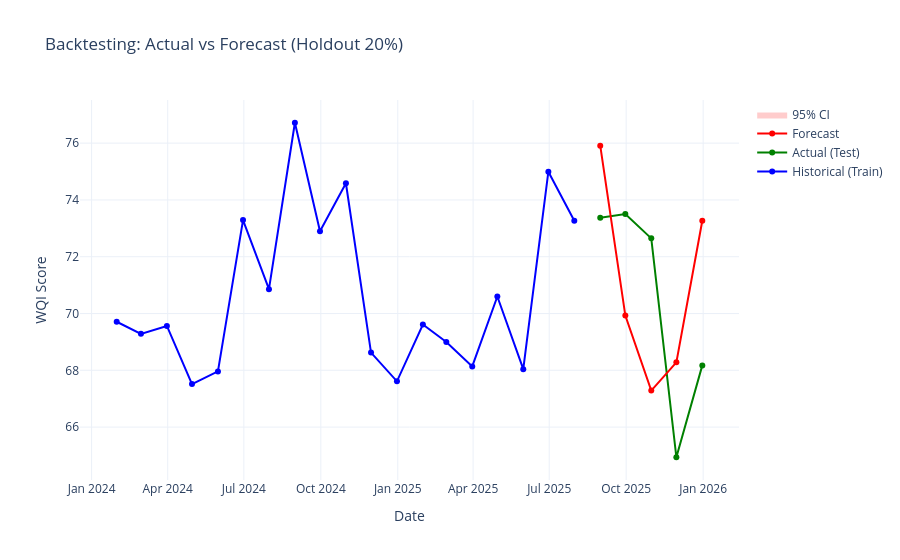
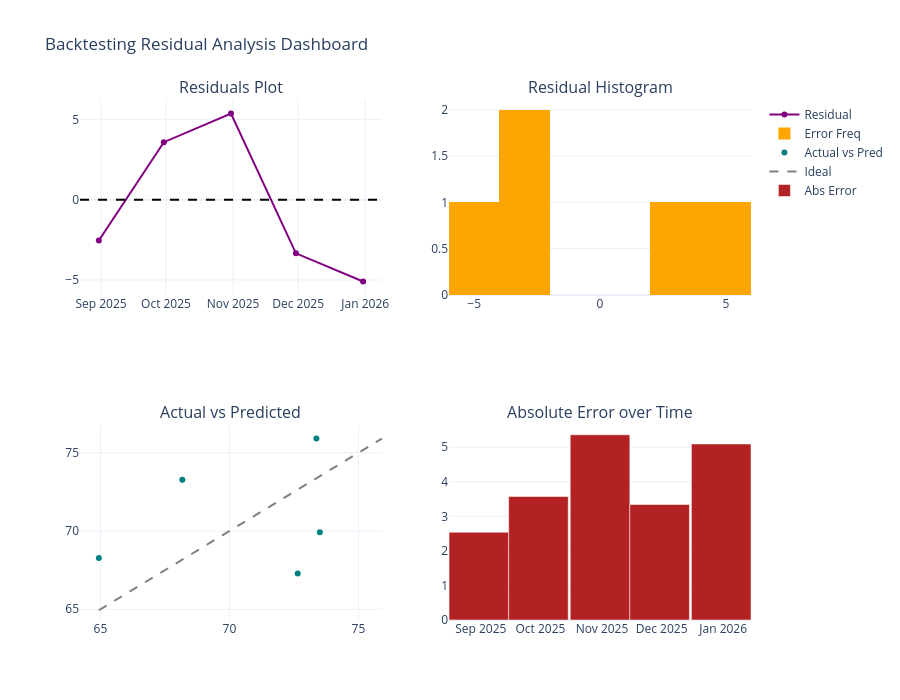

Notebook cell for these charts, in order:
### Markdown cell above
## 8. Proper Backtesting Evaluation

### Code cell
import plotly.express as px
from plotly.subplots import make_subplots
import numpy as np
import pandas as pd
from sklearn.metrics import r2_score
from IPython.display import display

# 80/20 chronological split based on the FULL dataset
n_total = len(df_prophet)
n_train = int(n_total * 0.8)
train_backtest = df_prophet.iloc[:n_train]
test_backtest = df_prophet.iloc[n_train:]

print(f"Total periods: {n_total}")
print(f"Train periods: {len(train_backtest)}")
print(f"Test periods: {len(test_backtest)}")
print(f"Best Model selected for Backtesting: {best_model_name}")

pred_test = None
pred_lower = None
pred_upper = None

# We must ensure pred_test exactly matches len(test_backtest)
def align_predictions(preds, target_len, last_val):
    if len(preds) == target_len:
        return preds
    elif len(preds) > target_len:
        return preds[-target_len:]
    else:
        diff = target_len - len(preds)
        return np.concatenate((preds, np.full(diff, last_val)))

if best_model_name == 'Prophet':
    bt_model = Prophet(yearly_seasonality=True)
    bt_model.fit(train_backtest)
    future_bt = bt_model.make_future_dataframe(periods=len(test_backtest), freq='ME')
    forecast_bt = bt_model.predict(future_bt)
    
    pred_test = forecast_bt['yhat'].iloc[-len(test_backtest):].values
    pred_lower = forecast_bt['yhat_lower'].iloc[-len(test_backtest):].values
    pred_upper = forecast_bt['yhat_upper'].iloc[-len(test_backtest):].values
    
elif best_model_name == 'SARIMA':
    bt_model = SARIMAX(train_backtest['y'].values, order=(1, 1, 1), seasonal_order=(1, 1, 1, 12) if len(train_backtest) >= 24 else (0, 0, 0, 0))
    bt_fit = bt_model.fit(disp=False)
    fc = bt_fit.get_forecast(steps=len(test_backtest))
    pred_test = fc.predicted_mean
    pred_lower = fc.conf_int(alpha=0.05)[:, 0]
    pred_upper = fc.conf_int(alpha=0.05)[:, 1]
    
elif best_model_name == 'Holt-Winters':
    seasonal_periods = 12 if len(train_backtest) >= 24 else None
    seasonal = 'add' if seasonal_periods else None
    bt_model = ExponentialSmoothing(train_backtest['y'].values, trend='add', seasonal=seasonal, seasonal_periods=seasonal_periods)
    bt_fit = bt_model.fit()
    pred_test = bt_fit.forecast(steps=len(test_backtest))
    std = np.std(bt_fit.resid)
    pred_lower = pred_test - 1.96 * std
    pred_upper = pred_test + 1.96 * std
    
elif best_model_name == 'XGBoost':
    bt_model = xgb.XGBRegressor(n_estimators=100, learning_rate=0.1, objective='reg:squarederror')
    bt_model.fit(X_train_ml, y_train_ml)
    preds = bt_model.predict(X_test_ml)
    pred_test = align_predictions(preds, len(test_backtest), train_backtest['y'].values[-1])
    std = np.std(y_train_ml.values - bt_model.predict(X_train_ml))
    pred_lower = pred_test - 1.96 * std
    pred_upper = pred_test + 1.96 * std
    
elif best_model_name == 'LSTM':
    preds = pred_lstm
    pred_test = align_predictions(preds, len(test_backtest), train_backtest['y'].values[-1])
    
    # Calculate std from training set for CI
    pred_train_lstm = scaler.inverse_transform(model_lstm(X_train_t).detach().numpy()).flatten()
    y_train_lstm_inv = scaler.inverse_transform(y_train_t.numpy()).flatten()
    std = np.std(y_train_lstm_inv - pred_train_lstm)
    pred_lower = pred_test - 1.96 * std
    pred_upper = pred_test + 1.96 * std
    
elif best_model_name == 'VAR':
    preds = pred_var
    pred_test = align_predictions(preds, len(test_backtest), train_backtest['y'].values[-1])
    # Approximate std based on test errors for var since we don't have train residuals easily
    std = np.std(test_var['WQI_al_score'].values - pred_var)
    pred_lower = pred_test - 1.96 * std
    pred_upper = pred_test + 1.96 * std
    
else:
    # Fallback
    pred_test = np.full(len(test_backtest), train_backtest['y'].values[-1])
    pred_lower = pred_test - 5
    pred_upper = pred_test + 5

actual = test_backtest['y'].values
error = actual - pred_test
abs_error = np.abs(error)
pct_error = (abs_error / actual) * 100

compare_df = pd.DataFrame({
    'Date': test_backtest['ds'].dt.date,
    'Actual': actual,
    'Forecast': np.round(pred_test, 2),
    'Error': np.round(error, 2),
    'Absolute Error': np.round(abs_error, 2),
    'Percentage Error (%)': np.round(pct_error, 2)
})

print("\nTop 5 Largest Prediction Errors:")
display(compare_df.sort_values(by='Absolute Error', ascending=False).head(5))

def smape(A, F):
    return 100/len(A) * np.sum(2 * np.abs(F - A) / (np.abs(A) + np.abs(F)))

bt_metrics = {
    'MAE': np.mean(abs_error),
    'RMSE': np.sqrt(np.mean(error**2)),
    'MAPE': np.mean(pct_error),
    'SMAPE': smape(actual, pred_test),
    'R2': r2_score(actual, pred_test)
}

print("\n--- Backtesting Evaluation Metrics on Holdout Set ---")
for k, v in bt_metrics.items():
    print(f"{k}: {v:.3f}")

# 1. Actual vs Forecast Line Chart
fig1 = go.Figure()
fig1.add_trace(go.Scatter(x=train_backtest['ds'], y=train_backtest['y'], mode='lines+markers', name='Historical (Train)', marker=dict(color='blue')))
fig1.add_trace(go.Scatter(x=test_backtest['ds'], y=actual, mode='lines+markers', name='Actual (Test)', marker=dict(color='green')))

# Setup hover text for forecast line to include Date, Actual, Forecast, Error
hover_text = [f"Date: {d}<br>Actual: {a:.2f}<br>Forecast: {f:.2f}<br>Error: {e:.2f}" 
              for d, a, f, e in zip(test_backtest['ds'].dt.date, actual, pred_test, error)]

fig1.add_trace(go.Scatter(
    x=test_backtest['ds'], y=pred_test, 
    mode='lines+markers', name='Forecast', 
    marker=dict(color='red'),
    text=hover_text, hoverinfo="text"
))
fig1.add_trace(go.Scatter(x=test_backtest['ds'], y=pred_upper, mode='lines', line=dict(width=0), showlegend=False, hoverinfo='skip'))
fig1.add_trace(go.Scatter(x=test_backtest['ds'], y=pred_lower, mode='lines', fill='tonexty', fillcolor='rgba(255, 0, 0, 0.2)', line=dict(width=0), name='95% CI', hoverinfo='skip'))
fig1.update_layout(title="Backtesting: Actual vs Forecast (Holdout 20%)", xaxis_title="Date", yaxis_title="WQI Score", template="plotly_white", hovermode="closest")
fig1.show()

# 2. Residual Analysis Dashboard
fig2 = make_subplots(rows=2, cols=2, subplot_titles=("Residuals Plot", "Residual Histogram", "Actual vs Predicted", "Absolute Error over Time"))
fig2.add_trace(go.Scatter(x=test_backtest['ds'], y=error, mode='lines+markers', name='Residual', marker=dict(color='purple')), row=1, col=1)
fig2.add_hline(y=0, line_dash="dash", line_color="black", row=1, col=1)
fig2.add_trace(go.Histogram(x=error, name='Error Freq', nbinsx=10, marker=dict(color='orange')), row=1, col=2)
fig2.add_trace(go.Scatter(x=actual, y=pred_test, mode='markers', name='Actual vs Pred', marker=dict(color='teal')), row=2, col=1)
min_v = min(min(actual), min(pred_test))
max_v = max(max(actual), max(pred_test))
fig2.add_trace(go.Scatter(x=[min_v, max_v], y=[min_v, max_v], mode='lines', line=dict(dash='dash', color='gray'), name='Ideal'), row=2, col=1)
fig2.add_trace(go.Bar(x=test_backtest['ds'], y=abs_error, name='Abs Error', marker=dict(color='firebrick')), row=2, col=2)
fig2.update_layout(title_text="Backtesting Residual Analysis Dashboard", height=700, template="plotly_white")
fig2.show()

### Figure 1 — Plotly figure (JSON) as saved in the notebook; plotly's stock layout.template omitted (floating-point values rounded to 4 significant figures)
{"data": [{"marker": {"color": "blue"}, "mode": "lines+markers", "name": "Historical (Train)", "type": "scatter", "x": ["2024-01-31T00:00:00.000000", "2024-02-29T00:00:00.000000", "2024-03-31T00:00:00.000000", "2024-04-30T00:00:00.000000", "2024-05-31T00:00:00.000000", "2024-06-30T00:00:00.000000", "2024-07-31T00:00:00.000000", "2024-08-31T00:00:00.000000", "2024-09-30T00:00:00.000000", "2024-10-31T00:00:00.000000", "2024-11-30T00:00:00.000000", "2024-12-31T00:00:00.000000", "2025-01-31T00:00:00.000000", "2025-02-28T00:00:00.000000", "2025-03-31T00:00:00.000000", "2025-04-30T00:00:00.000000", "2025-05-31T00:00:00.000000", "2025-06-30T00:00:00.000000", "2025-07-31T00:00:00.000000"], "y": [69.71, 69.28, 69.56, 67.52, 67.96, 73.29, 70.86, 76.72, 72.9, 74.59, 68.62, 67.61, 69.61, 69.0, 68.14, 70.6, 68.04, 74.99, 73.27]}, {"marker": {"color": "green"}, "mode": "lines+markers", "name": "Actual (Test)", "type": "scatter", "x": ["2025-08-31T00:00:00.000000", "2025-09-30T00:00:00.000000", "2025-10-31T00:00:00.000000", "2025-11-30T00:00:00.000000", "2025-12-31T00:00:00.000000"], "y": [73.37, 73.5, 72.65, 64.94, 68.17]}, {"hoverinfo": "text", "marker": {"color": "red"}, "mode": "lines+markers", "name": "Forecast", "text": ["Date: 2025-08-31<br>Actual: 73.37<br>Forecast: 75.91<br>Error: -2.54", "Date: 2025-09-30<br>Actual: 73.50<br>Forecast: 69.93<br>Error: 3.57", "Date: 2025-10-31<br>Actual: 72.65<br>Forecast: 67.29<br>Error: 5.36", "Date: 2025-11-30<br>Actual: 64.94<br>Forecast: 68.28<br>Error: -3.34", "Date: 2025-12-31<br>Actual: 68.17<br>Forecast: 73.27<br>Error: -5.10"], "type": "scatter", "x": ["2025-08-31T00:00:00.000000", "2025-09-30T00:00:00.000000", "2025-10-31T00:00:00.000000", "2025-11-30T00:00:00.000000", "2025-12-31T00:00:00.000000"], "y": [75.91, 69.93, 67.29, 68.28, 73.27]}, {"hoverinfo": "skip", "line": {"width": 0}, "mode": "lines", "showlegend": false, "type": "scatter", "x": ["2025-08-31T00:00:00.000000", "2025-09-30T00:00:00.000000", "2025-10-31T00:00:00.000000", "2025-11-30T00:00:00.000000", "2025-12-31T00:00:00.000000"], "y": [75.91, 69.93, 67.29, 68.28, 73.27]}, {"fill": "tonexty", "fillcolor": "rgba(255, 0, 0, 0.2)", "hoverinfo": "skip", "line": {"width": 0}, "mode": "lines", "name": "95% CI", "type": "scatter", "x": ["2025-08-31T00:00:00.000000", "2025-09-30T00:00:00.000000", "2025-10-31T00:00:00.000000", "2025-11-30T00:00:00.000000", "2025-12-31T00:00:00.000000"], "y": [75.91, 69.93, 67.28, 68.28, 73.27]}], "layout": {"hovermode": "closest", "title": {"text": "Backtesting: Actual vs Forecast (Holdout 20%)"}, "xaxis": {"title": {"text": "Date"}}, "yaxis": {"title": {"text": "WQI Score"}}}}

### Figure 2 — Plotly figure (JSON) as saved in the notebook; plotly's stock layout.template omitted (floating-point values rounded to 4 significant figures)
{"data": [{"marker": {"color": "purple"}, "mode": "lines+markers", "name": "Residual", "type": "scatter", "x": ["2025-08-31T00:00:00.000000", "2025-09-30T00:00:00.000000", "2025-10-31T00:00:00.000000", "2025-11-30T00:00:00.000000", "2025-12-31T00:00:00.000000"], "xaxis": "x", "y": [-2.54, 3.575, 5.361, -3.341, -5.095], "yaxis": "y"}, {"marker": {"color": "orange"}, "name": "Error Freq", "nbinsx": 10, "type": "histogram", "x": [-2.54, 3.575, 5.361, -3.341, -5.095], "xaxis": "x2", "yaxis": "y2"}, {"marker": {"color": "teal"}, "mode": "markers", "name": "Actual vs Pred", "type": "scatter", "x": [73.37, 73.5, 72.65, 64.94, 68.17], "xaxis": "x3", "y": [75.91, 69.93, 67.29, 68.28, 73.27], "yaxis": "y3"}, {"line": {"color": "gray", "dash": "dash"}, "mode": "lines", "name": "Ideal", "type": "scatter", "x": [64.94, 75.91], "xaxis": "x3", "y": [64.94, 75.91], "yaxis": "y3"}, {"marker": {"color": "firebrick"}, "name": "Abs Error", "type": "bar", "x": ["2025-08-31T00:00:00.000000", "2025-09-30T00:00:00.000000", "2025-10-31T00:00:00.000000", "2025-11-30T00:00:00.000000", "2025-12-31T00:00:00.000000"], "xaxis": "x4", "y": [2.54, 3.575, 5.361, 3.341, 5.095], "yaxis": "y4"}], "layout": {"annotations": [{"font": {"size": 16}, "showarrow": false, "text": "Residuals Plot", "x": 0.225, "xanchor": "center", "xref": "paper", "y": 1, "yanchor": "bottom", "yref": "paper"}, {"font": {"size": 16}, "showarrow": false, "text": "Residual Histogram", "x": 0.775, "xanchor": "center", "xref": "paper", "y": 1, "yanchor": "bottom", "yref": "paper"}, {"font": {"size": 16}, "showarrow": false, "text": "Actual vs Predicted", "x": 0.225, "xanchor": "center", "xref": "paper", "y": 0.375, "yanchor": "bottom", "yref": "paper"}, {"font": {"size": 16}, "showarrow": false, "text": "Absolute Error over Time", "x": 0.775, "xanchor": "center", "xref": "paper", "y": 0.375, "yanchor": "bottom", "yref": "paper"}], "height": 700, "shapes": [{"line": {"color": "black", "dash": "dash"}, "type": "line", "x0": 0, "x1": 1, "xref": "x domain", "y0": 0, "y1": 0, "yref": "y"}], "title": {"text": "Backtesting Residual Analysis Dashboard"}, "xaxis": {"anchor": "y", "domain": [0, 0.45]}, "xaxis2": {"anchor": "y2", "domain": [0.55, 1]}, "xaxis3": {"anchor": "y3", "domain": [0, 0.45]}, "xaxis4": {"anchor": "y4", "domain": [0.55, 1]}, "yaxis": {"anchor": "x", "domain": [0.625, 1]}, "yaxis2": {"anchor": "x2", "domain": [0.625, 1]}, "yaxis3": {"anchor": "x3", "domain": [0, 0.375]}, "yaxis4": {"anchor": "x4", "domain": [0, 0.375]}}}
